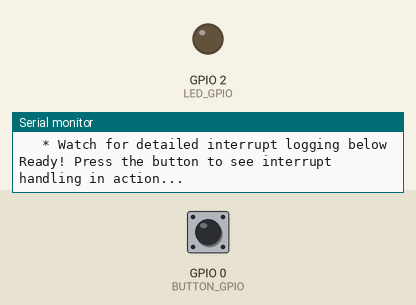
Simulated run of this sketch. Board: ESP32-S3. Shown: output pins drawn as LEDs (lit = HIGH), the last lines printed to the serial monitor. The inputs (shaded band) are chosen by the test bench; at power-on: GPIO 0 (BUTTON_GPIO) HIGH.

Above: at 3.2 s.
3.3 s: GPIO 0 (BUTTON_GPIO) pulled LOW for 3 s
At 4.4 s:
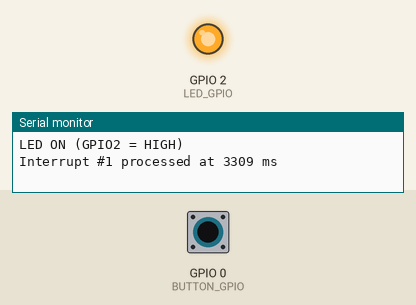
8.9 s: GPIO 0 (BUTTON_GPIO) pulled LOW for 3 s
At 9.6 s:
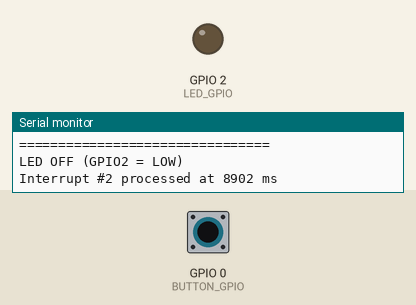
14.5 s: GPIO 0 (BUTTON_GPIO) driven LOW
At 15.1 s:
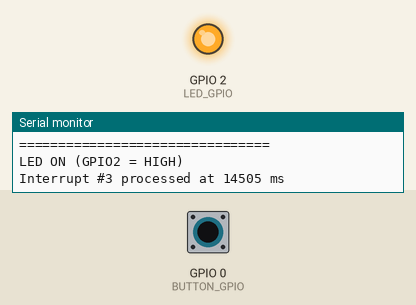
Timing chart, 0 to 17.5 s (numbered marks = the images above; inputs shaded):
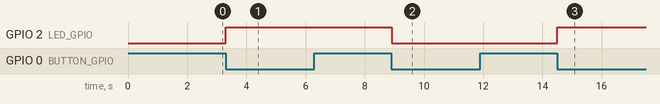

Measured:
- after the input at 3.3 s, GPIO 2 (LED_GPIO): LOW → HIGH at once
- after the input at 8.9 s, GPIO 2 (LED_GPIO): HIGH → LOW at once
- after the input at 14.5 s, GPIO 2 (LED_GPIO): LOW → HIGH at once

The sketch:

04-071_Interrupt_with_button_and_led.ino
```cpp
/*  04.071 - GPIO Interrupt with Button and LED for ESP32-S3
 *
 * Course: IoT Development with ESP32-S3
 * Target Hardware: ESP32-S3-DevKitC-1 v1.1
 * Module: ESP32-S3-WROOM-1-N16R16V
 *
 * This advanced interrupt handling example demonstrates professional embedded
 * systems programming techniques for ESP32-S3. Students will learn GPIO
 * interrupt handling, software debouncing, critical sections, and modern
 * ESP32-S3 peripheral management.
 *
 * LEARNING OBJECTIVES:
 * ===================
 * - Master ESP32-S3 GPIO interrupt configuration and handling
 * - Implement robust software debouncing techniques
 * - Understand critical sections and thread safety in embedded systems
 * - Apply modern Arduino Core 3.0+ APIs for ESP32-S3
 * - Practice professional code documentation and error handling
 * - Learn ESP32-S3 specific hardware considerations and limitations
 *
 * HARDWARE INFORMATION:
 * =====================
 * Board: ESP32-S3-DevKitC-1 v1.1
 * SoC: ESP32-S3 (Xtensa dual-core 32-bit LX7, up to 240 MHz)
 * Flash: 16 MB QSPI Flash
 * PSRAM: 16 MB Octal PSRAM
 * ADC: 12-bit resolution (0-4095), ADC1 & ADC2 available
 * PWM: LEDC peripheral (16 channels, multiple timers)
 * USB: Native USB 1.1 Full Speed (GPIO19/20)
 * RGB LED: WS2812 on GPIO38 (v1.1 board)
 *
 * CIRCUIT DIAGRAM:
 * ================
 *                   ESP32-S3-DevKitC-1 v1.1
 *                          +--------+
 *                    3V3   |        |   GND
 *                          |        |
 *               LED(+)--[R]|  GPIO2 |
 *               LED(-)-----|  GND   |
 *                          |        |
 *            BUTTON(1)-----|  GPIO0 |
 *            BUTTON(2)-----|  GND   |
 *                          |        |
 *              (Optional)   | GPIO38 |   RGB LED (WS2812)
 *                          +--------+
 *
 *     External LED Circuit:
 *     GPIO2 ----[330Ohm]----(+)LED(-)---- GND
 *
 *     Button Circuit (with internal pull-up):
 *     GPIO0 ----BUTTON---- GND
 *     (Internal pull-up resistor enabled in software)
 *
 * COMPONENTS:
 * ===========
 * Required:
 * - ESP32-S3-DevKitC-1 v1.1 development board
 * - LED (any color, 3mm or 5mm)
 * - 330 Ohm resistor (orange-orange-brown-gold)
 * - Tactile push button (normally open)
 * - Breadboard and jumper wires
 *
 * Optional:
 * - Oscilloscope for signal analysis
 * - Logic analyzer for debugging
 *
 * GPIO ASSIGNMENTS:
 * =================
 * GPIO2  - External LED output (safe for general I/O)
 * GPIO0  - Button input with internal pull-up (BOOT button compatible)
 * GPIO38 - Onboard RGB LED (WS2812) - mentioned for reference
 *
 * RESERVED PINS (DO NOT USE):
 * GPIO35, GPIO36, GPIO37 - Reserved for internal SPI flash/PSRAM communication
 *
 * TECHNICAL NOTES:
 * ================
 * 1. Interrupt Service Routines (ISRs) must be placed in IRAM for fast access
 * 2. Software debouncing prevents multiple triggers from mechanical switch bounce
 * 3. Critical sections ensure atomic operations in multi-core environment
 * 4. ESP32-S3 supports both level and edge triggered interrupts
 * 5. GPIO0 can be used for general I/O when not in download mode
 * 6. Modern ESP32 Arduino Core uses improved interrupt allocation
 *
 * SAFETY CONSIDERATIONS:
 * ======================
 * - Always use current-limiting resistors with LEDs
 * - Verify GPIO pin capabilities before assignment
 * - Avoid blocking operations in ISRs
 * - Test debouncing timing with actual hardware
 *
 * IDE REQUIREMENTS:
 * =================
 * - Arduino IDE 2.0+
 * - ESP32 Arduino Core v3.0+
 * - Board: "ESP32S3 Dev Module"
 * - Partition Scheme: "Default 4MB with spiffs"
 * - PSRAM: "OPI PSRAM"
 *
 * Created: March 26 2019 by Peter Dalmaris (Original ESP32 version)
 * Updated: July 25 2025 for ESP32-S3 compatibility and modern practices
 */

// ====================================================================
// CONFIGURATION CONSTANTS
// ====================================================================

// GPIO Pin Assignments for ESP32-S3-DevKitC-1 v1.1
constexpr gpio_num_t LED_GPIO = GPIO_NUM_2;        // External LED output
constexpr gpio_num_t BUTTON_GPIO = GPIO_NUM_0;     // Button input (BOOT button compatible)
constexpr gpio_num_t RGB_LED_GPIO = GPIO_NUM_38;   // Onboard RGB LED (reference only)

// Interrupt and Debouncing Configuration
constexpr uint32_t DEBOUNCE_TIME_MS = 50;          // Debouncing time in milliseconds
constexpr uint32_t SERIAL_BAUD_RATE = 115200;      // Serial communication speed
constexpr uint32_t STATUS_UPDATE_INTERVAL_MS = 5000; // Status update frequency

// Debug and Educational Features
constexpr bool ENABLE_DETAILED_LOGGING = true;     // Enable verbose debug output
constexpr bool ENABLE_PERFORMANCE_MONITORING = true; // Monitor ISR performance

// ====================================================================
// GLOBAL VARIABLES AND STATE MANAGEMENT
// ====================================================================

// LED State Management
volatile bool led_state = false;                   // Current LED state (volatile for ISR access)

// Interrupt Handling Variables
volatile uint32_t interrupt_counter = 0;           // Pending interrupt count
volatile uint32_t total_interrupts = 0;            // Total interrupts processed
volatile uint32_t last_interrupt_time = 0;         // Last interrupt timestamp (microseconds)

// Performance Monitoring (Educational)
volatile uint32_t isr_execution_count = 0;         // ISR execution counter
volatile uint32_t debounced_interrupts = 0;        // Successfully debounced interrupts
volatile uint32_t rejected_interrupts = 0;         // Rejected due to debouncing

// Critical Section Protection
portMUX_TYPE interrupt_mutex = portMUX_INITIALIZER_UNLOCKED;

// Status Display Timer
unsigned long last_status_update = 0;

// ====================================================================
// INTERRUPT SERVICE ROUTINE
// ====================================================================

/**
 * @brief GPIO Interrupt Service Routine with software debouncing
 *
 * This ISR is called on falling edge of the button press. It implements
 * software debouncing to prevent multiple triggers from mechanical switch
 * bounce. The ISR must be fast and minimal - no Serial.print() or delay()!
 *
 * Technical Notes:
 * - IRAM_ATTR ensures ISR code is stored in internal RAM for fast access
 * - portENTER_CRITICAL_ISR/portEXIT_CRITICAL_ISR ensure atomic operations
 * - Only essential operations should be performed in ISR
 * - Actual LED toggle is deferred to main loop for better responsiveness
 */
void IRAM_ATTR handleButtonInterrupt() {
    // Enter critical section to prevent race conditions
    portENTER_CRITICAL_ISR(&interrupt_mutex);

    // Get current timestamp for debouncing calculation
    uint32_t current_time = micros();

    // Software debouncing: reject interrupts that occur too quickly
    if ((current_time - last_interrupt_time) >= (DEBOUNCE_TIME_MS * 1000)) {
        // Valid interrupt - increment counter for main loop processing
        interrupt_counter++;
        debounced_interrupts++;
        last_interrupt_time = current_time;
    } else {
        // Rejected due to debouncing
        rejected_interrupts++;
    }

    // Track ISR performance for educational purposes
    isr_execution_count++;

    // Exit critical section
    portEXIT_CRITICAL_ISR(&interrupt_mutex);
}

// ====================================================================
// UTILITY FUNCTIONS
// ====================================================================

/**
 * @brief Initialize GPIO pins with proper configuration
 *
 * Configures GPIO pins for LED output and button input with internal pull-up.
 * Includes error checking and status reporting for educational purposes.
 */
void initializeGPIO() {
    Serial.println("Initializing GPIO pins...");

    // Configure LED GPIO as output
    pinMode(LED_GPIO, OUTPUT);
    digitalWrite(LED_GPIO, LOW);  // Ensure LED starts in OFF state
    Serial.printf("   GPIO%d configured as LED output\n", LED_GPIO);

    // Configure button GPIO with internal pull-up resistor
    pinMode(BUTTON_GPIO, INPUT_PULLUP);
    Serial.printf("   GPIO%d configured as button input with pull-up\n", BUTTON_GPIO);

    // Verify initial button state
    bool initial_button_state = digitalRead(BUTTON_GPIO);
    Serial.printf("   Initial button state: %s\n",
                  initial_button_state ? "RELEASED (HIGH)" : "PRESSED (LOW)");
}

/**
 * @brief Configure and attach GPIO interrupt
 *
 * Sets up the interrupt on falling edge (button press) and attaches
 * the ISR function. attachInterrupt() returns void in ESP32 Arduino Core.
 */
void setupInterrupt() {
    Serial.println("Configuring GPIO interrupt...");

    // Attach interrupt on falling edge (button press)
    // FALLING: triggered when pin goes from HIGH to LOW
    // Note: attachInterrupt() returns void in ESP32 Arduino Core
    attachInterrupt(digitalPinToInterrupt(BUTTON_GPIO),
                   handleButtonInterrupt,
                   FALLING);

    Serial.printf("   Interrupt attached to GPIO%d (falling edge)\n", BUTTON_GPIO);
    Serial.printf("   Debounce time: %d ms\n", DEBOUNCE_TIME_MS);
}

/**
 * @brief Toggle LED state and provide visual feedback
 *
 * Updates LED state and provides detailed logging for educational purposes.
 * This function is called from the main loop, not from the ISR.
 */
void toggleLED() {
    // Toggle LED state
    led_state = !led_state;
    digitalWrite(LED_GPIO, led_state);

    // Provide detailed feedback for learning
    Serial.printf("LED %s (GPIO%d = %s)\n",
                  led_state ? "ON" : "OFF",
                  LED_GPIO,
                  led_state ? "HIGH" : "LOW");
}

/**
 * @brief Display detailed system status for educational purposes
 *
 * Provides comprehensive status information including interrupt statistics,
 * performance metrics, and hardware state for learning and debugging.
 */
void displaySystemStatus() {
    Serial.println("\n=== SYSTEM STATUS REPORT ===");
    Serial.printf("Total Interrupts Processed: %d\n", total_interrupts);
    Serial.printf("Successfully Debounced: %d\n", debounced_interrupts);
    Serial.printf("Rejected (Debounced): %d\n", rejected_interrupts);
    Serial.printf("ISR Executions: %d\n", isr_execution_count);

    if (isr_execution_count > 0) {
        float debounce_effectiveness = (float)debounced_interrupts / isr_execution_count * 100.0;
        Serial.printf("Debounce Effectiveness: %.1f%%\n", debounce_effectiveness);
    }

    Serial.printf("Current LED State: %s\n", led_state ? "ON" : "OFF");
    Serial.printf("Current Button State: %s\n",
                  digitalRead(BUTTON_GPIO) ? "RELEASED" : "PRESSED");
    Serial.printf("Free Heap: %d bytes\n", ESP.getFreeHeap());
    Serial.printf("Uptime: %.1f seconds\n", millis() / 1000.0);
    Serial.println("================================\n");
}

/**
 * @brief Process pending interrupts from main loop
 *
 * Safely processes interrupt events outside of ISR context, allowing
 * for more complex operations like serial output and LED control.
 */
void processInterrupts() {
    // Check if there are pending interrupts to process
    if (interrupt_counter > 0) {
        // Enter critical section to safely read/modify interrupt_counter
        portENTER_CRITICAL(&interrupt_mutex);
        interrupt_counter--;  // Decrement pending interrupt count
        total_interrupts++;   // Increment total processed count
        portEXIT_CRITICAL(&interrupt_mutex);

        // Perform LED toggle and logging (safe to do outside ISR)
        toggleLED();

        if (ENABLE_DETAILED_LOGGING) {
            uint32_t current_time = millis();
            Serial.printf("Interrupt #%d processed at %d ms\n",
                          total_interrupts, current_time);
        }
    }
}

// ====================================================================
// MAIN PROGRAM FUNCTIONS
// ====================================================================

/**
 * @brief Arduino setup function - initialization and configuration
 *
 * Performs all necessary initialization including serial communication,
 * GPIO configuration, interrupt setup, and welcome message display.
 */
void setup() {
    // Initialize serial communication
    Serial.begin(SERIAL_BAUD_RATE);
    delay(2000);  // Allow time for serial monitor to connect

    // Display welcome message and system information
    Serial.println("\n============================================================");
    Serial.println("ESP32-S3 GPIO Interrupt Example - Lesson 04.071");
    Serial.println("Course: IoT Development with ESP32-S3");
    Serial.println("Hardware: ESP32-S3-DevKitC-1 v1.1");
    Serial.println("============================================================");

    // Display chip information for educational purposes
    Serial.printf("Chip Model: %s\n", ESP.getChipModel());
    Serial.printf("CPU Frequency: %d MHz\n", ESP.getCpuFreqMHz());
    Serial.printf("Flash Size: %d bytes\n", ESP.getFlashChipSize());
    Serial.printf("Free Heap: %d bytes\n", ESP.getFreeHeap());
    Serial.printf("Arduino Core Version: %s\n", ESP.getSdkVersion());
    Serial.println();

    // Initialize hardware components
    initializeGPIO();
    setupInterrupt();

    // Initialize timing variables
    last_status_update = millis();

    // Display usage instructions
    Serial.println("INSTRUCTIONS:");
    Serial.println("   * Press the button connected to GPIO0 to toggle the LED");
    Serial.printf("   * LED is connected to GPIO%d with 330 Ohm resistor\n", LED_GPIO);
    Serial.printf("   * Debounce time is set to %d ms\n", DEBOUNCE_TIME_MS);
    Serial.println("   * Watch for detailed interrupt logging below");
    Serial.println("\nReady! Press the button to see interrupt handling in action...\n");
}

/**
 * @brief Arduino main loop - continuous program execution
 *
 * Handles interrupt processing, status updates, and system monitoring.
 * Demonstrates proper main loop structure for embedded systems.
 */
void loop() {
    // Process any pending interrupts
    processInterrupts();

    // Periodic status updates for educational monitoring
    unsigned long current_time = millis();
    if (current_time - last_status_update >= STATUS_UPDATE_INTERVAL_MS) {
        if (ENABLE_PERFORMANCE_MONITORING) {
            displaySystemStatus();
        }
        last_status_update = current_time;
    }

    // Small delay to prevent excessive CPU usage
    // In real applications, this might be replaced with deep sleep
    delay(10);
}
```
